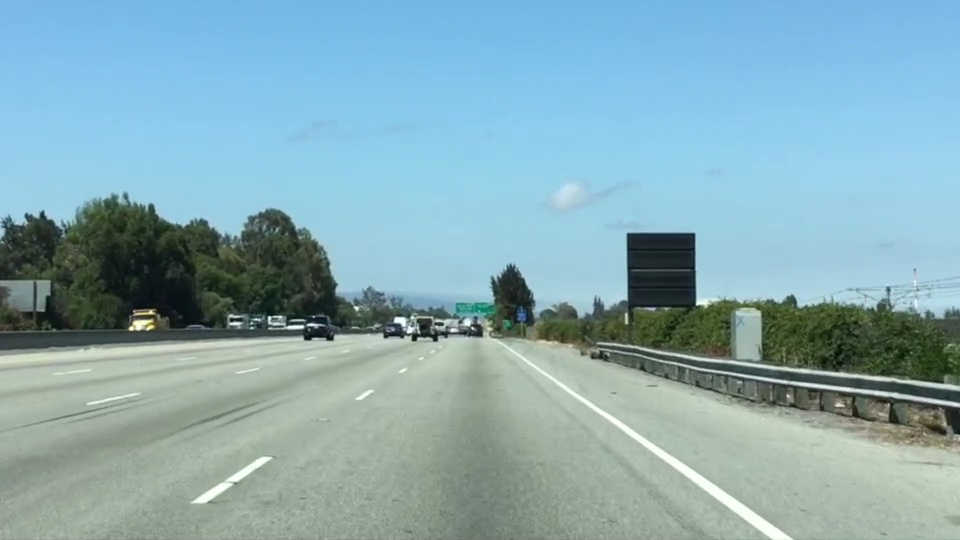
#> input picture bl/images/test.jpg, 960 x 540 px, found by its file name
$ python ColorRegion.py
#> lines starting #> are read from the running program, lines starting #| are printed output that depends on the picture; after the words box and inside, x2 and y2 are one past the last pixel; in counts of white or black regions, pixels touching at a corner belong together
# -*- coding: utf-8 -*-
"""
Created on Wed Jun 23 16:31:25 2021

@author: limon
"""


import matplotlib.pyplot as plt
import matplotlib.image as mpimg
import numpy as np


image = mpimg.imread('test.jpg')
#> image is the input picture: shape (540, 960, 3); mean R, G, B 135.5, 171.1, 179.2


ysize = image.shape[0]
#> ysize = 540
xsize = image.shape[1]
#> xsize = 960

color_select= np.copy(image)
line_image = np.copy(image)

# Define our color criteria
red_threshold = 200
green_threshold = 200
blue_threshold = 200
rgb_threshold = [red_threshold, green_threshold, blue_threshold]


# Vertices of a triangular region
left_bottom = [0, 539]
right_bottom = [900, 539]
apex = [475, 320]


# Perform a linear fit to each of the three sides of the triangle
fit_left = np.polyfit((left_bottom[0], apex[0]), (left_bottom[1], apex[1]), 1)
fit_right = np.polyfit((right_bottom[0], apex[0]), (right_bottom[1], apex[1]), 1)
fit_bottom = np.polyfit((left_bottom[0], right_bottom[0]), (left_bottom[1], right_bottom[1]), 1)


## Find those pixels which are below threshold
color_thresholds  = (image[:,:,0] < rgb_threshold[0])\
            | (image[:,:,1] < rgb_threshold[1])\
            | (image[:,:,2] < rgb_threshold[2])
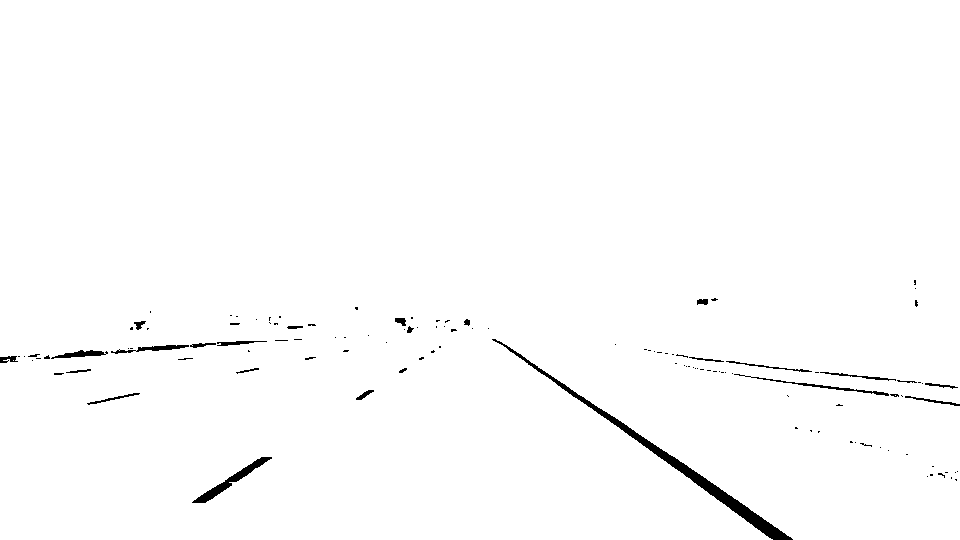
#> color_thresholds: shape (540, 960) bool; 98.9% white; 121 black regions (95 under 20 px), largest, box (x1, y1, x2, y2) and area: (492, 339, 793, 540) 2493, (192, 457, 272, 503) 624, (734, 374, 889, 396) 302


XX, YY = np.meshgrid(np.arange(0, xsize), np.arange(0, ysize))

region_thresholds = (YY > (XX*fit_left[0] + fit_left[1])) & \
                    (YY > (XX*fit_right[0] + fit_right[1])) & \
                    (YY < (XX*fit_bottom[0] + fit_bottom[1]))


# Mask color selection
color_select[color_thresholds] = [0,0,0]
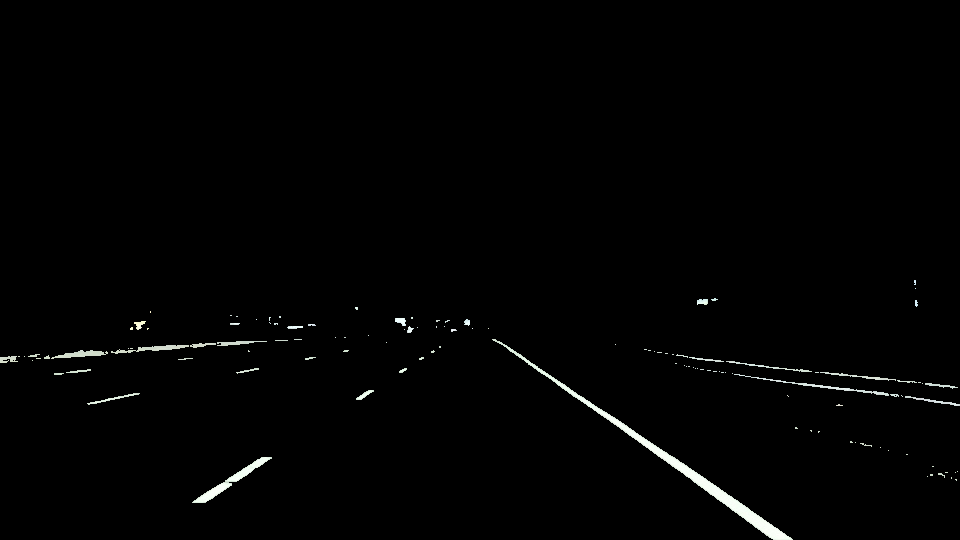
#> color_select: shape (540, 960, 3); mean R, G, B 2.5, 2.7, 2.5

# Find where image is both colored right and in the region
line_image[~color_thresholds & region_thresholds] = [255,0,0]
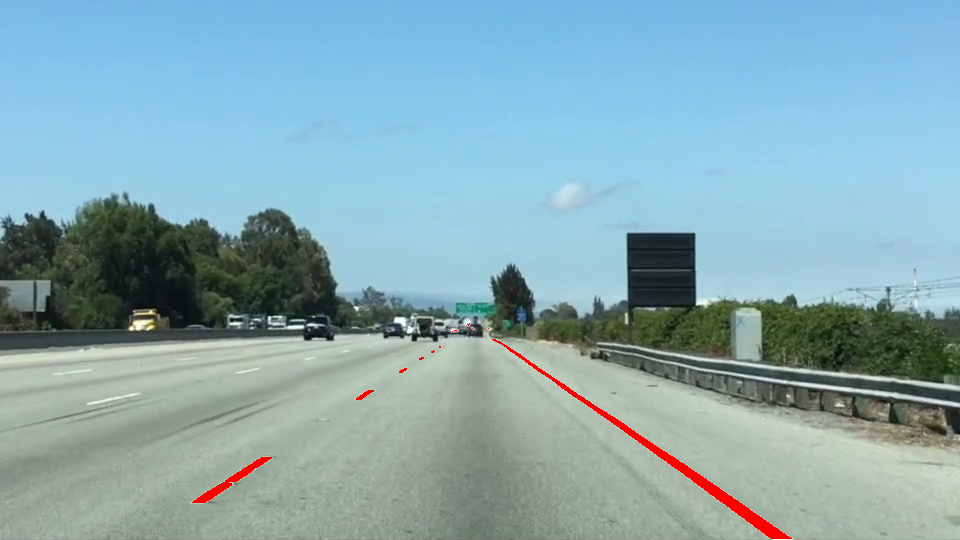
#> line_image: shape (540, 960, 3); 0.62% of pixels changed, all inside (x1, y1, x2, y2) = (192, 323, 792, 539)

# Draw the dash line on the boundary
x = [left_bottom[0], right_bottom[0], apex[0], left_bottom[0]]
y = [left_bottom[1], right_bottom[1], apex[1], left_bottom[1]]
plt.plot(x, y, 'b--', lw=4)

# Display our two output images
plt.imshow(color_select)
plt.show()
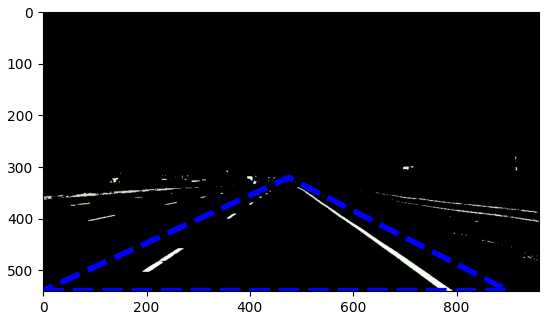
#> figure drawn by matplotlib, 1 panel
plt.imshow(line_image)
plt.show()
mpimg.imsave("test-line-image.jpg", line_image)

$ run again, with bl/images/solidWhiteCurve.jpg copied over bl/images/test.jpg
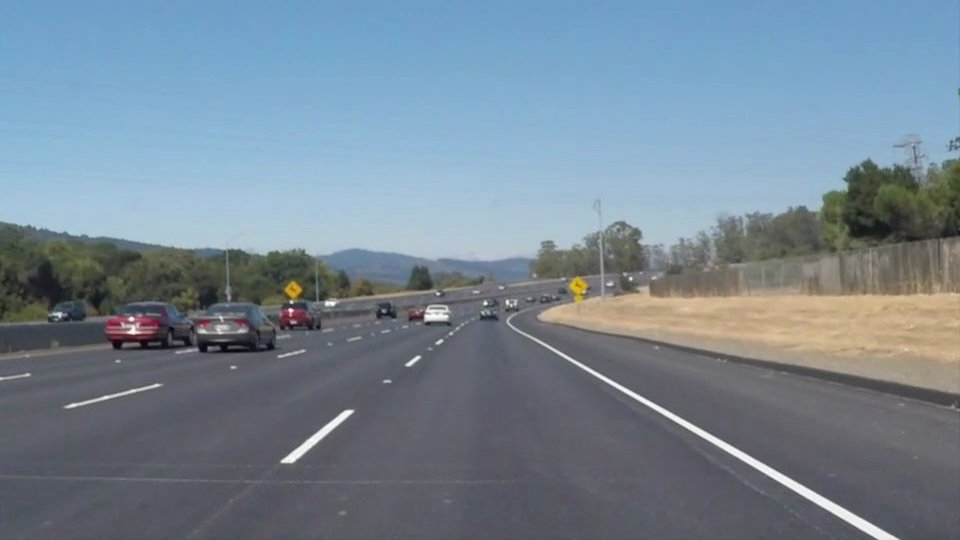
#> input picture bl/images/solidWhiteCurve.jpg, 960 x 540 px, found by its file name
#> image is the input picture: shape (540, 960, 3); mean R, G, B 118.5, 134.5, 148.1
#> `color_thresholds  = (image[:,:,0] < rgb_threshold[0])\ | (image[:,:,1]..`:
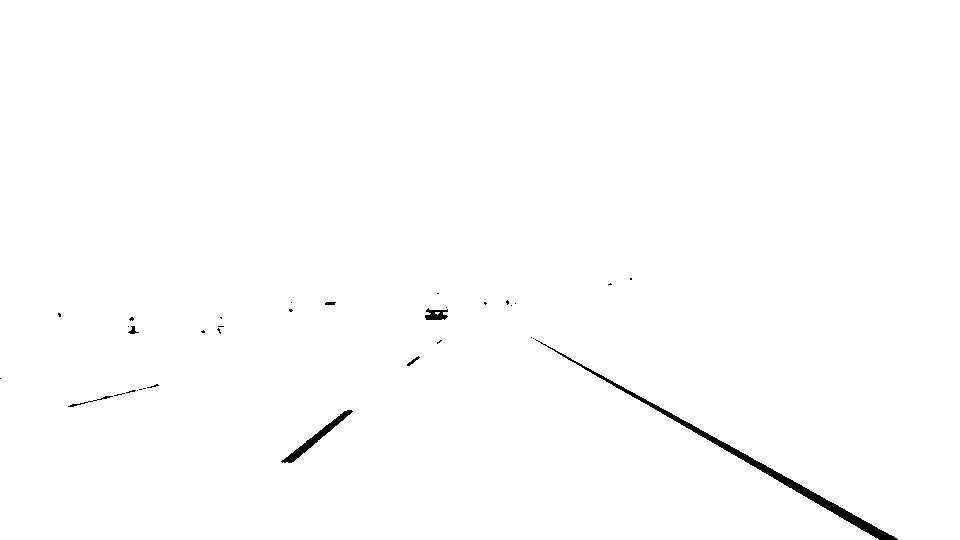
#> color_thresholds: shape (540, 960) bool; 99.4% white; 34 black regions (27 under 20 px), largest, box (x1, y1, x2, y2) and area: (535, 339, 898, 540) 2248, (281, 410, 353, 463) 560, (425, 308, 448, 320) 181
#> line_image: shape (540, 960, 3); 0.31% of pixels changed, all inside (x1, y1, x2, y2) = (281, 340, 897, 539)
#> `plt.show()`:
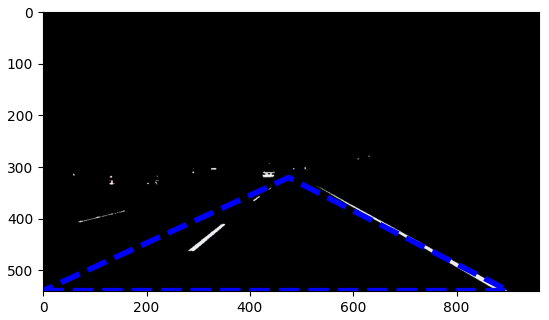
#> figure drawn by matplotlib, 1 panel

$ run again, with bl/images/solidWhiteRight.jpg copied over bl/images/test.jpg
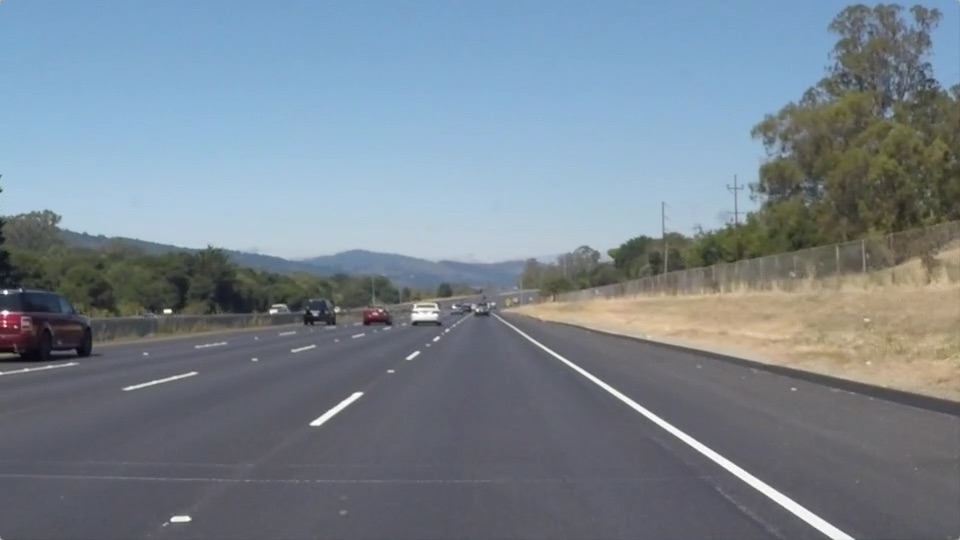
#> input picture bl/images/solidWhiteRight.jpg, 960 x 540 px, found by its file name
#> image is the input picture: shape (540, 960, 3); mean R, G, B 120.3, 132.6, 143.7
#> `color_thresholds  = (image[:,:,0] < rgb_threshold[0])\ | (image[:,:,1]..`:
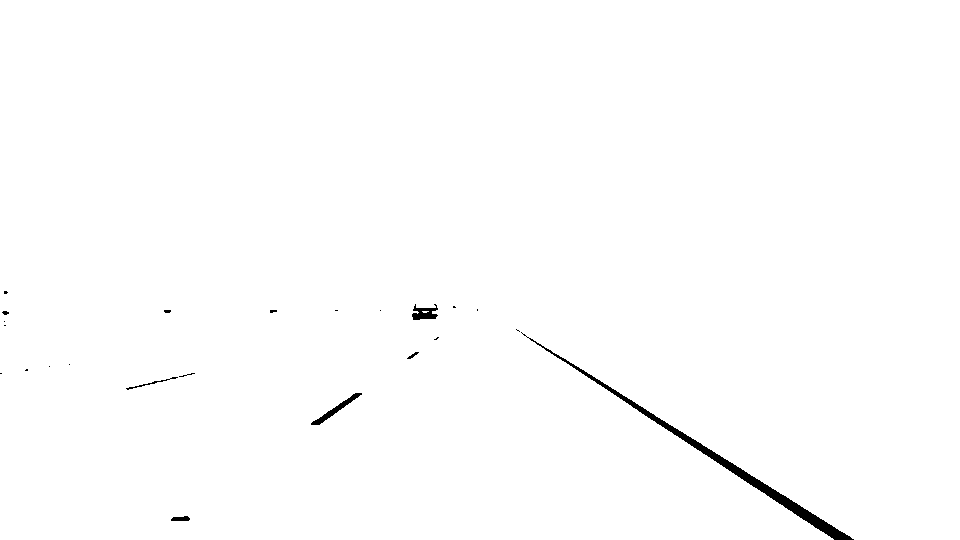
#> color_thresholds: shape (540, 960) bool; 99.4% white; 23 black regions (16 under 20 px), largest, box (x1, y1, x2, y2) and area: (521, 332, 854, 540) 2350, (311, 393, 362, 425) 291, (412, 304, 438, 320) 247
#> line_image: shape (540, 960, 3); 0.47% of pixels changed, all inside (x1, y1, x2, y2) = (171, 338, 852, 539)
#> `plt.show()`:
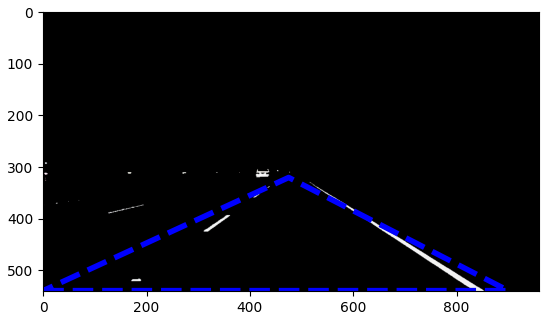
#> figure drawn by matplotlib, 1 panel

$ run again, with bl/images/solidYellowCurve.jpg copied over bl/images/test.jpg
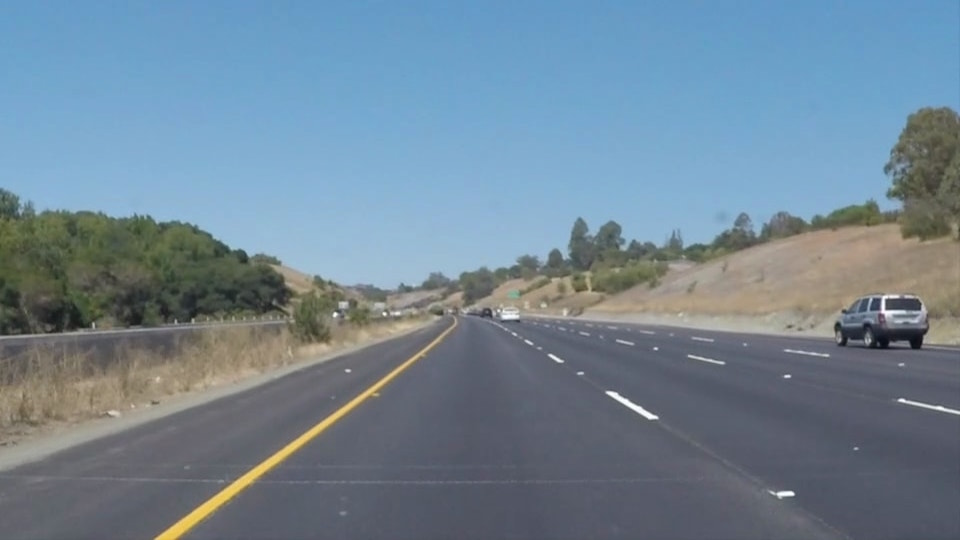
#> input picture bl/images/solidYellowCurve.jpg, 960 x 540 px, found by its file name
#> image is the input picture: shape (540, 960, 3); mean R, G, B 113, 133.4, 149
#> `color_thresholds  = (image[:,:,0] < rgb_threshold[0])\ | (image[:,:,1]..`:
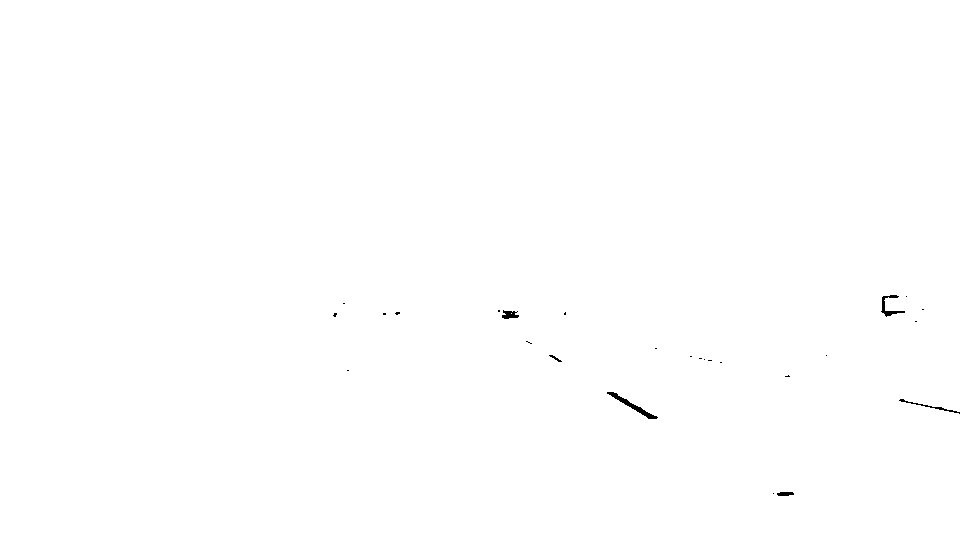
#> color_thresholds: shape (540, 960) bool; 99.9% white; 26 black regions (20 under 20 px), largest, box (x1, y1, x2, y2) and area: (607, 392, 658, 419) 245, (881, 295, 905, 317) 150, (899, 399, 960, 414) 105, (502, 310, 519, 319) 100, (777, 492, 794, 496) 58, (549, 355, 562, 362) 29
#> line_image: shape (540, 960, 3); 0.06% of pixels changed, all inside (x1, y1, x2, y2) = (607, 392, 794, 496)
#> `plt.show()`:
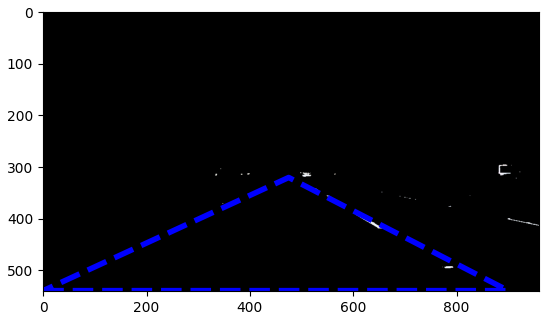
#> figure drawn by matplotlib, 1 panel
